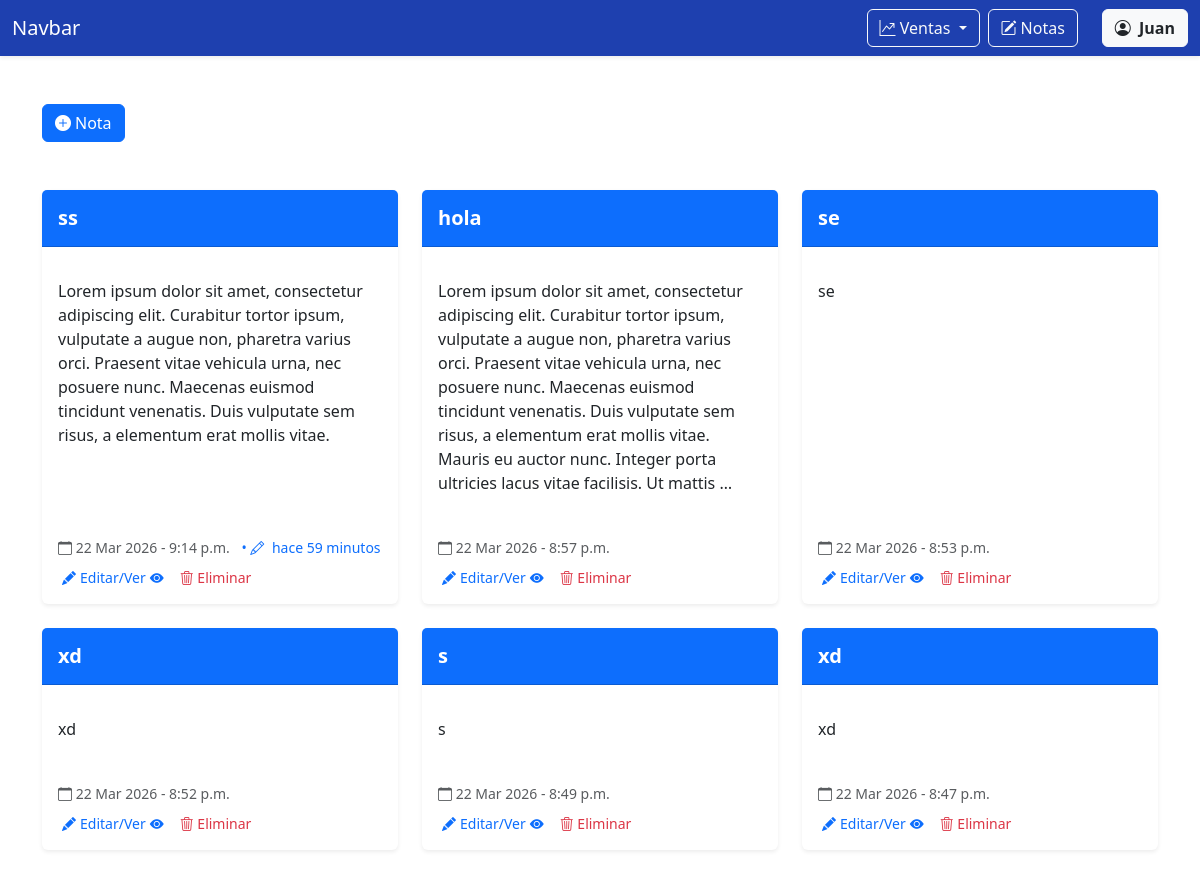
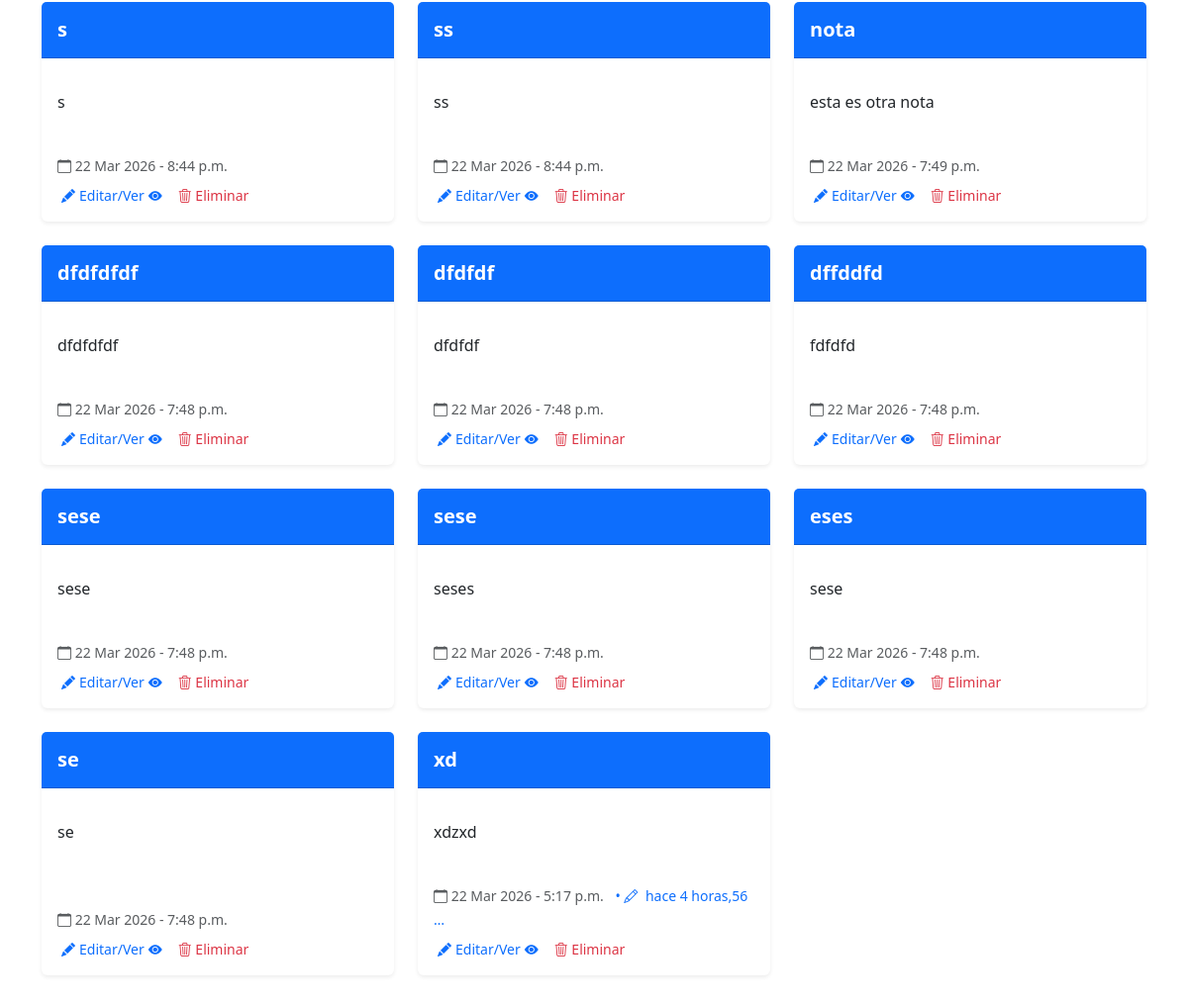
Page /notas/ (signed in) on the committed database (2 pictures, top to bottom).
### notas/models.py (models this page shows)
class Nota(models.Model):
    title = models.CharField('Título',max_length=200)
    description = models.TextField('Descripción',blank=True)
    created = models.DateTimeField(auto_now_add=True)
    updated = models.DateTimeField(auto_now=True)
    user = models.ForeignKey(User, on_delete=models.CASCADE)

### notas/views.py (the view, shortened to what this page needs)
# urls.py: path('', views.index_notas, name='notas'),
def index_notas(request):
    if request.method == 'GET':
        my_notes = Nota.objects.filter(user=request.user).order_by('-created')
        return render(request, 'notas.html', {
        'form': NotaForm(),
        'notes': my_notes
    })

### notas/templates/notas.html (shortened to what this page needs)
{% extends 'base.html' %}
{% block content %}
<div class="container mt-5">
  <button type="button" class="btn btn-primary" data-bs-toggle="modal" data-bs-target="#createModal">
    <i class="bi bi-plus-circle-fill me-1"></i>Nota
  </button>
</div>
<div class="container my-5">
  <div class="row">
    {% for note in notes %}
    <div class="col-md-4 mb-4">
      <div class="card h-100 shadow-sm border-0">
        <div class="card-header bg-primary text-white py-3">
          <h5 class="card-title mb-0 fw-bold">{{ note.title }}</h5>
        </div>
        <div class="card-body">
          <p class="card-text text-secondary">
            {{ note.description|linebreaks|truncatewords:50 }}
          </p>
        </div>
        <div class="card-footer bg-transparent border-0">
          <small class="text-muted">
            <i class="bi bi-calendar"></i> {{ note.created|date:"d M Y" }} - {{note.created|time:"g:i a"}}
            {% if note.updated|date:"U" > note.created|date:"U" %}
            <span class="ms-2 text-primary">
              • <i class="bi bi-pencil me-1"></i>
              hace {{note.updated|timesince|truncatewords:2}}
            </span>
            {% endif %}
          </small>
        </div>
        <div class="px-3 pb-3 d-flex gap-3">
          <button type="button" class="btn btn-sm btn-outline-primary border-0 p-0 ms-1"
            data-bs-target="#updateModal{{ note.id }}" data-bs-toggle="modal">
            <i class="bi bi-pencil-fill me-1"></i>Editar/Ver<i class="bi bi-eye-fill ms-1"></i>
          </button>
          <button type="button" class="btn btn-sm btn-outline-danger border-0 p-0" data-bs-toggle="modal"
            data-bs-target="#deleteModal{{note.id}}">
            <i class="bi bi-trash3"></i>
            Eliminar
          </button>
        </div>
      </div>
    </div>
    {% endfor %}
  </div>
</div>
{% endblock content %}

### templates/base.html (shortened to what this page needs)
<!doctype html>
<html lang="es-MX">
<head>
  <link href="https://cdn.jsdelivr.net/npm/bootstrap@5.3.8/dist/css/bootstrap.min.css" rel="stylesheet"
 />
  <link rel="stylesheet" href="https://cdn.jsdelivr.net/npm/bootstrap-icons@1.13.1/font/bootstrap-icons.min.css">
</head>
<body>
  <nav class="navbar navbar-expand-lg  navbar-dark shadow-sm" style="background-color: #1e40af;">
    <div class="container-fluid">
      <a class="navbar-brand" href="{% url 'dashboard' %}">Navbar</a>
      <div class="collapse navbar-collapse" id="navbarNav">
        <ul class="navbar-nav ms-auto">
          <li class="nav-item">
            <div class="dropdown">
              <button class="btn btn-outline-light dropdown-toggle" type="button" data-bs-toggle="dropdown"
                aria-expanded="false"><i class="bi bi-graph-up-arrow"></i>
                Ventas
              </button>
            </div>
          </li>
          <li class="nav-item ms-2">
            <a class="btn btn-outline-light" href="{% url 'notas' %}"><i class="bi bi-pencil-square me-1"></i>Notas</a>
          </li>
          <li class="nav-item ms-2">
            <div class="dropdown">
              <button class="btn btn-light text-dark ms-3" type="button" data-bs-toggle="dropdown"
                aria-expanded="false">
                <i class="bi bi-person-circle me-1"></i> <strong>{{ user.first_name }}</strong>
              </button>
          </li>
        </ul>
      </div>
    </div>
  </nav>
</body>
</html>
{% block content %} {% endblock %}

### rows in the picture
Nota: title "ss", description "Lorem ipsum dolor sit amet, consectetur adipiscing elit. Curabitur tortor ipsum, vulputate a augue non, pharetra varius orci. Praesent vitae vehicula urna, nec posuere nunc. Maecenas euismod tincidunt venenatis. Duis vulputate sem risus, a elementum erat mollis vitae.", created "22 Mar 2026", created "9:14 p.m.", updated "59 minutos"
Nota: title "hola", description "Lorem ipsum dolor sit amet, consectetur adipiscing elit. Curabitur tortor ipsum, vulputate a augue non, pharetra varius orci. Praesent vitae vehicula urna, nec posuere nunc. Maecenas euismod tincidunt venenatis. Duis vulputate sem risus, a elementum erat mollis vitae. Mauris eu auctor nunc. Integer porta ultricies lacus vitae facilisis. Ut mattis …", created "22 Mar 2026", created "8:57 p.m."
Nota: title "se", description "se", created "22 Mar 2026", created "8:53 p.m."
Nota: title "xd", description "xd", created "22 Mar 2026", created "8:52 p.m."
Nota: title "s", description "s", created "22 Mar 2026", created "8:49 p.m."
Nota: title "xd", description "xd", created "22 Mar 2026", created "8:47 p.m."
Nota: title "s", description "s", created "22 Mar 2026", created "8:44 p.m."
Nota: title "ss", description "ss", created "22 Mar 2026", created "8:44 p.m."
Nota: title "nota", description "esta es otra nota", created "22 Mar 2026", created "7:49 p.m."
Nota: title "dfdfdfdf", description "dfdfdfdf", created "22 Mar 2026", created "7:48 p.m."
Nota: title "dfdfdf", description "dfdfdf", created "22 Mar 2026", created "7:48 p.m."
Nota: title "dffddfd", description "fdfdfd", created "22 Mar 2026", created "7:48 p.m."
Nota: title "sese", description "sese", created "22 Mar 2026", created "7:48 p.m."
Nota: title "sese", description "seses", created "22 Mar 2026", created "7:48 p.m."
Nota: title "eses", description "sese", created "22 Mar 2026", created "7:48 p.m."
Nota: title "se", description "se", created "22 Mar 2026", created "7:48 p.m."
Nota: title "xd", description "xdzxd", created "22 Mar 2026", created "5:17 p.m.", updated "4 horas,56 …"

### other values in the picture
{{ user.first_name }} "Juan"
